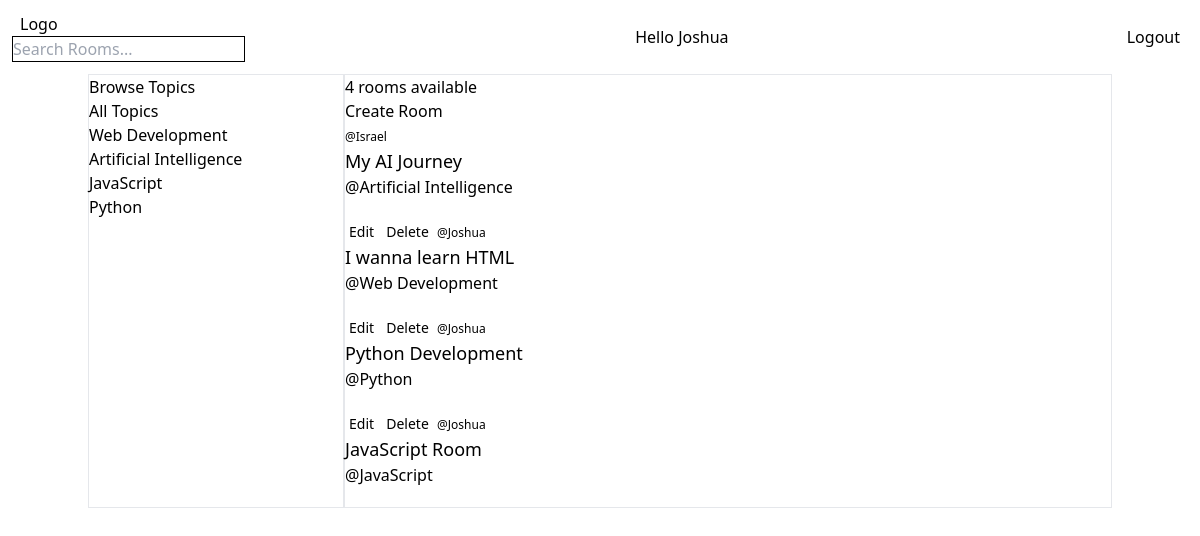
The app's page / (signed in) with its own data.
### base/models.py (models this page shows, shortened)
class Topic(models.Model):
    name = models.CharField(max_length=255)

class Room(models.Model):
    host = models.ForeignKey(User, on_delete=models.SET_NULL, null=True)
    topic = models.ForeignKey(Topic, on_delete=models.SET_NULL, null=True)
    name = models.CharField(max_length=255)
    description = models.TextField(null=True, blank=True)
    participant = models.ManyToManyField(User, related_name='participants', blank=True)
    updated = models.DateTimeField(auto_now=True)
    created = models.DateTimeField(auto_now_add=True)
    class Meta:
        ordering = ['-updated', 'created']

### base/views.py (the view)
# urls.py: path('', views.home, name='home'),
def home(request):
    q = request.GET.get('q') if request.GET.get('q') != None else ''
    rooms = Room.objects.filter(
        Q(topic__name__icontains=q) |
        Q(name__icontains=q) |
        Q(description__icontains=q)
        )  # topic is part of the Room model.  name is the child of topic
    room_count = rooms.count()
    topics = Topic.objects.all()
    context = {'rooms': rooms, 'topics': topics, 'room_count': room_count}
    return render(request, 'base/home.html', context)

### base/templates/base/home.html
{% extends "main.html" %} {% block title %}Home{% endblock title %}
{% block content %}
<div class="container mx-auto grid grid-cols-12">
  <div class='col-span-3 border flex flex-col'>
    <h3>Browse Topics</h3>
    <a href="{% url 'home' %}">All Topics</a>
    {% for topic in topics %}
    <a href="{% url 'home' %}?q={{ topic.name }}">{{ topic.name }}</a>
    {% endfor %}
  </div>
  <div class='col-span-9 border'>
    <h5>{{ room_count }} rooms available</h5><a href="{% url 'create-room' %}">Create Room</a>
    <div>
      {% for room in rooms %}
      <div class="mb-5">
        {% if request.user == room.host %}
        <a class="text-sm p-1 hover:text-white hover:bg-black rounded-md" href="{% url 'update-room' room.id %}">Edit</a>
        <a class="text-sm p-1 hover:text-white hover:bg-black rounded-md" href="{% url 'delete-room' room.id %}">Delete</a>
        {% endif %}
        <span class="capitalize font-medium text-xs">@{{ room.host }}</span>
        <p class="font-medium text-lg">
          <a href="{% url 'room' room.id %}">{{ room.name }}</a>
        </p>
        <span>@{{ room.topic.name }}</span>
      </div>
      {% endfor %}
    </div>
  </div>
</div>
{% endblock content %}

### templates/navbar.html
<nav class="flex items-center justify-between p-3">
  {% if request.user.is_authenticated %}
  <div>
    <a href="{% url 'home' %}"  class="[&.active]:font-bold hover:bg-black hover:text-white p-2"  >Logo</a>
    <form method='GET' action="{% url 'home' %}">
      <input placeholder="Search Rooms..." name="q" class="border border-black" />
    </form>
  </div>
  <h1> Hello <span class="capitalize">{{request.user}}</span> </h1>
  {% endif %}
  {% if request.user.is_authenticated %}
  <a href="{% url 'logout' %}"  class="[&.active]:font-bold hover:bg-black hover:text-white p-2"  >Logout</a>
  {% else %}
  <a href="{% url 'login' %}"  class="[&.active]:font-bold hover:bg-black hover:text-white p-2"  >Login</a>
  {% endif %}
</nav>

### records on screen
Topic: name "Web Development"
Topic: name "Artificial Intelligence"
Topic: name "JavaScript"
Topic: name "Python"
Room: host "Israel", name "My AI Journey", topic.name "Artificial Intelligence"
Room: shows "Edit", host "Joshua", name "I wanna learn HTML", topic.name "Web Development"
Room: shows "Edit", host "Joshua", name "Python Development", topic.name "Python"
Room: shows "Edit", host "Joshua", name "JavaScript Room", topic.name "JavaScript"

### other values on screen
{{ request.user }} "Joshua"
{{ room_count }} "4"
